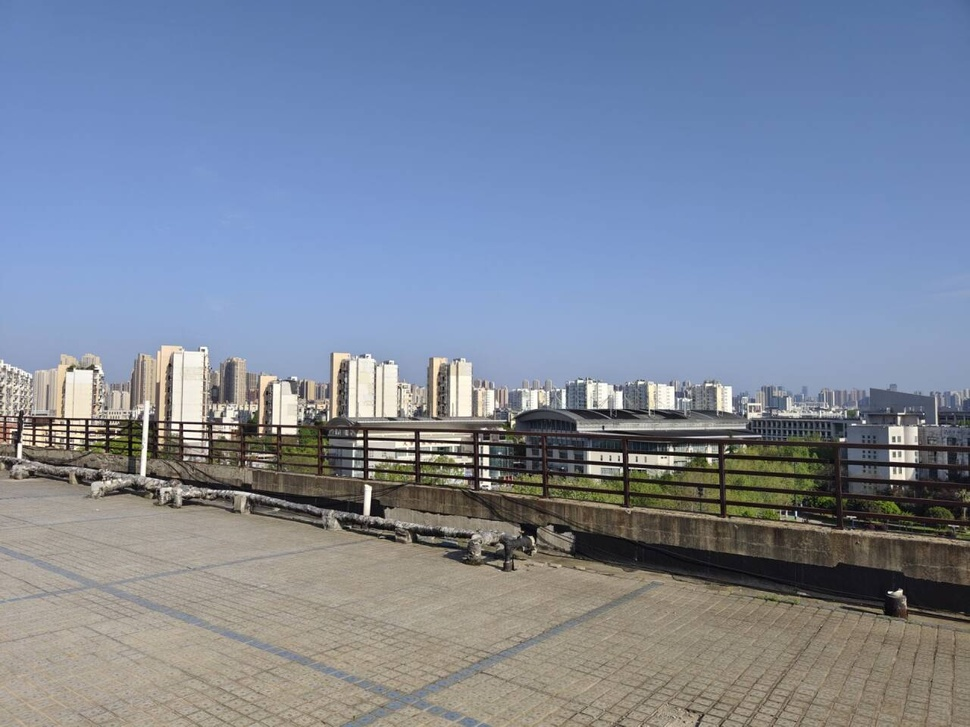
#> input picture openCVclass/my.jpg, 970 x 727 px, shrunk from 1280 x 960 before the run
$ python 3partB.py
#> lines starting #> are read from the running program, lines starting #| are printed output that depends on the picture
#

###对my.jpg进行理想、巴特沃思以及高斯低通滤波处理，给出对比结果并分析

#
import cv2
import numpy as np
import matplotlib.pyplot as plt

# 设置字体以支持中文显示
plt.rcParams['font.sans-serif'] = ['SimHei']
plt.rcParams['axes.unicode_minus'] = False

#理想低通滤波处理转换函数
def ideal_lowpass_filter(shape, cutoff):
    rows, cols = shape
    crow, ccol = rows // 2, cols // 2
    x, y = np.ogrid[:rows, :cols]
    mask = (x - crow)**2 + (y - ccol)**2 <= cutoff**2
    return mask.astype(np.float32)

#巴特沃思低滤波处理转换函数
def butterworth_lowpass_filter(shape, cutoff, order=2):
    rows, cols = shape
    crow, ccol = rows // 2, cols // 2
    x, y = np.ogrid[:rows, :cols]
    d = np.sqrt((x - crow)**2 + (y - ccol)**2)
    h = 1 / (1 + (d / cutoff)**(2 * order))
    return h

#高斯低通滤波处理转换函数
def gaussian_lowpass_filter(shape, cutoff):
    rows, cols = shape
    crow, ccol = rows // 2, cols // 2
    x, y = np.ogrid[:rows, :cols]
    d = np.sqrt((x - crow)**2 + (y - ccol)**2)
    h = np.exp(-(d**2) / (2 * (cutoff**2)))
    return h

def apply_filter(image_path):
    # 读取图像并转换为灰度图像
#> called with image_path = 'my.jpg'
    img = cv2.imread(image_path, cv2.IMREAD_GRAYSCALE)
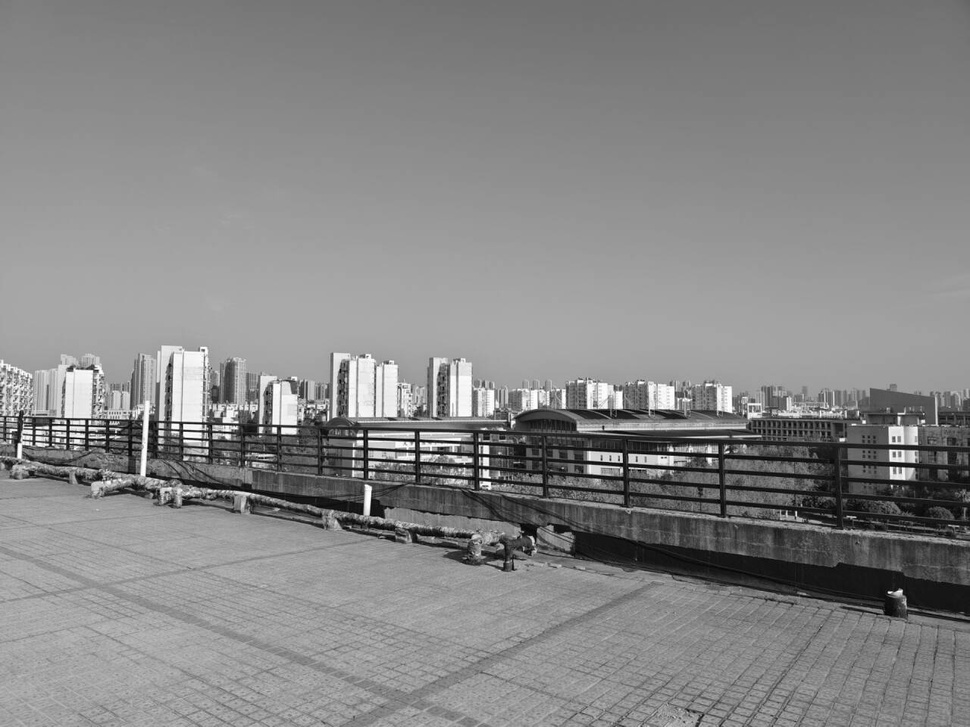
#> img: shape (727, 970); min 0, max 255, mean 134.5
    img_float = np.float32(img) / 255.0  # 归一化图像

    # 进行离散傅里叶变换
    dft = cv2.dft(img_float, flags=cv2.DFT_COMPLEX_OUTPUT)
    dft_shifted = np.fft.fftshift(dft)
    cutoff = 230
    order = 2
    # 生成滤波器
    ideal_filter = ideal_lowpass_filter(img.shape, cutoff)
    butterworth_filter = butterworth_lowpass_filter(img.shape, cutoff, order)
    gaussian_filter = gaussian_lowpass_filter(img.shape, cutoff)

    # 应用滤波器
    ideal_filtered = dft_shifted * ideal_filter[:, :, np.newaxis]
    butterworth_filtered = dft_shifted * butterworth_filter[:, :, np.newaxis]
    gaussian_filtered = dft_shifted * gaussian_filter[:, :, np.newaxis]

    # 进行逆变换
    img_ideal = cv2.idft(np.fft.ifftshift(ideal_filtered))
    img_butterworth = cv2.idft(np.fft.ifftshift(butterworth_filtered))
    img_gaussian = cv2.idft(np.fft.ifftshift(gaussian_filtered))

    # 取幅值
    img_ideal = cv2.magnitude(img_ideal[:, :, 0], img_ideal[:, :, 1])
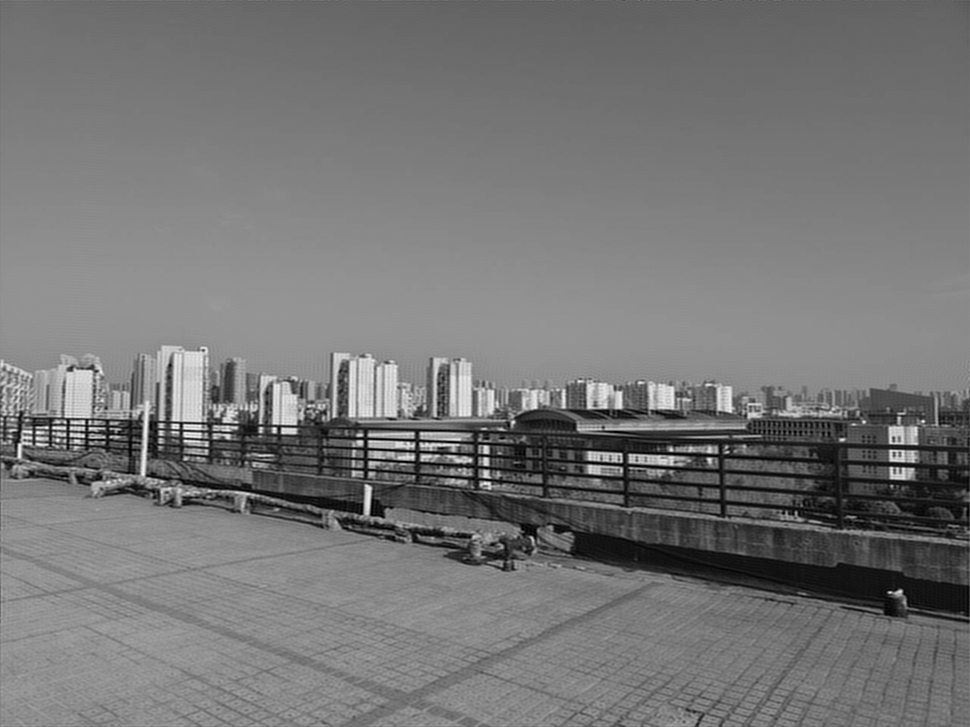
#> img_ideal: shape (727, 970) float32; min 66.94, max 801249.2, mean 371888.3; drawn with min black and max white
    img_butterworth = cv2.magnitude(img_butterworth[:, :, 0], img_butterworth[:, :, 1])
    img_gaussian = cv2.magnitude(img_gaussian[:, :, 0], img_gaussian[:, :, 1])

    # 归一化到0-255范围
    img_ideal = cv2.normalize(img_ideal, None, 0, 255, cv2.NORM_MINMAX)
    img_butterworth = cv2.normalize(img_butterworth, None, 0, 255, cv2.NORM_MINMAX)
    img_gaussian = cv2.normalize(img_gaussian, None, 0, 255, cv2.NORM_MINMAX)

    # 显示结果
    plt.figure(figsize=(15, 10))

    plt.subplot(2, 2, 1)
    plt.imshow(img, cmap='gray')
    plt.title('原始图像')
    plt.axis('off')

    plt.subplot(2, 2, 2)
    plt.imshow(img_ideal, cmap='gray')
    plt.title('理想低通滤波')
    plt.axis('off')

    plt.subplot(2, 2, 3)
    plt.imshow(img_butterworth, cmap='gray')
    plt.title(f'巴特沃斯低通滤波 (阶数={order})')
    plt.axis('off')

    plt.subplot(2, 2, 4)
    plt.imshow(img_gaussian, cmap='gray')
    plt.title('高斯低通滤波')
    plt.axis('off')

    plt.tight_layout()
    plt.show()
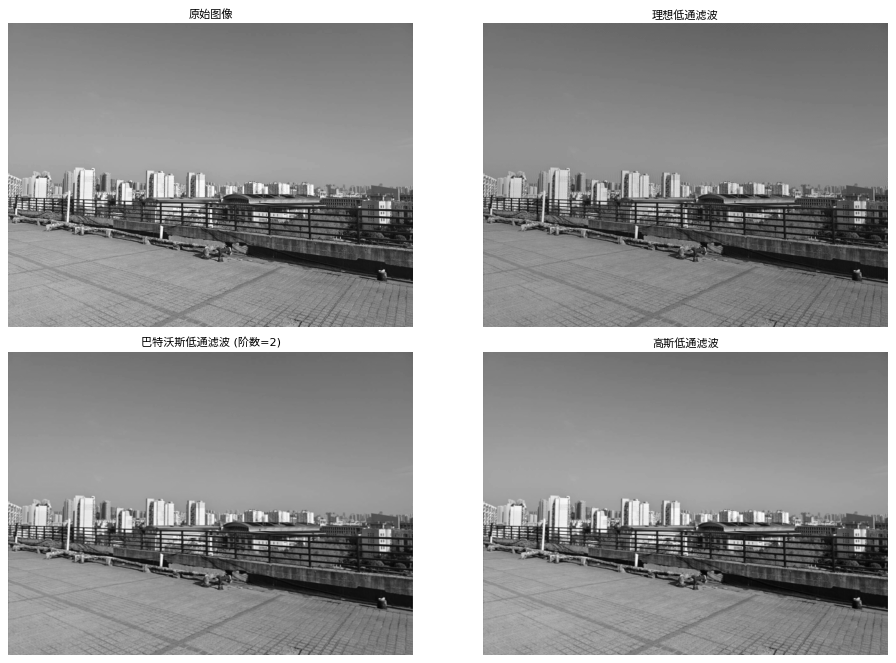
#> figure drawn by matplotlib, 4 panels

# 调用函数，输入图像路径
apply_filter('my.jpg')
